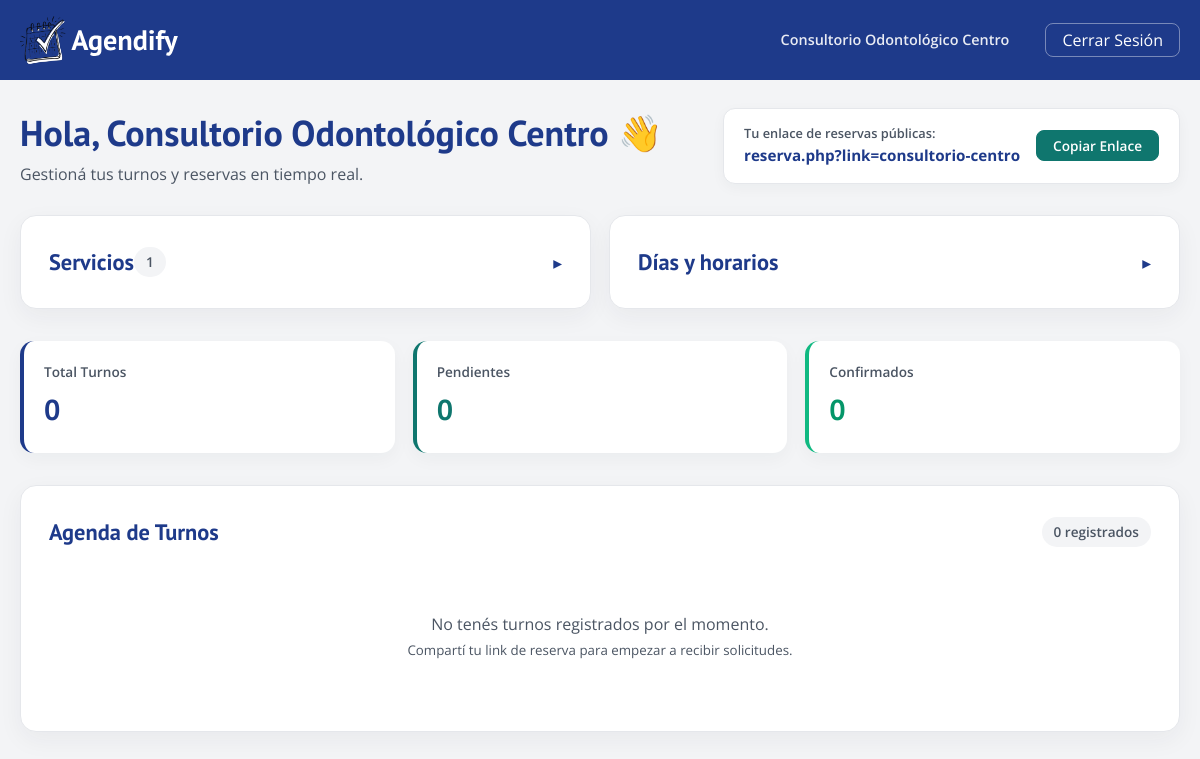
/dashboard_negocio.php (signed in), run on the app's committed database.
### tables this page shows
CREATE TABLE IF NOT EXISTS `negocios` (
  `id_negocio` int(11) NOT NULL AUTO_INCREMENT,
  `nombre_completo` varchar(150) NOT NULL,
  `dni` varchar(20) NOT NULL,
  `email` varchar(100) NOT NULL,
  `password_hash` varchar(255) NOT NULL,
  `rubro` varchar(80) NOT NULL,
  `link_unico` varchar(100) NOT NULL,
  `estado_cuenta` enum('activa','suspendida') DEFAULT 'activa',
  `fecha_registro` datetime DEFAULT CURRENT_TIMESTAMP,
  PRIMARY KEY (`id_negocio`),
  UNIQUE KEY `email` (`email`),
  UNIQUE KEY `link_unico` (`link_unico`),
  KEY `idx_link_unico` (`link_unico`),
  KEY `idx_estado_cuenta` (`estado_cuenta`)
);

### dashboard_negocio.php (the view, shortened to what this page needs)
<?php
require_once 'conexion.php';
$id_negocio = $_SESSION['id_negocio'];
$flash = $_SESSION['flash_dashboard'] ?? '';
$stmtNegocio = $pdo->prepare("SELECT * FROM negocios WHERE id_negocio = :id_negocio");
$stmtNegocio->execute(['id_negocio' => $id_negocio]);
$negocio = $stmtNegocio->fetch();
$stmtTurnos = $pdo->prepare("
    SELECT t.*, s.nombre_servicio, s.duracion_minutos
    FROM turnos t
    JOIN servicios s ON t.id_servicio = s.id_servicio
    WHERE t.id_negocio = :id_negocio
    ORDER BY t.fecha_hora_inicio ASC
");
$stmtTurnos->execute(['id_negocio' => $id_negocio]);
$turnos = $stmtTurnos->fetchAll();
$stmtServicios = $pdo->prepare("SELECT * FROM servicios WHERE id_negocio = :id_negocio ORDER BY estado DESC, nombre_servicio ASC");
$stmtServicios->execute(['id_negocio' => $id_negocio]);
$servicios = $stmtServicios->fetchAll();
$totalTurnos = count($turnos);
$pendientes = 0;
$confirmados = 0;
?>
<!DOCTYPE html>
<html lang="es">
<head>
    <link rel="stylesheet" href="assets/css/styles.css?v=1.8">
</head>
<body class="dashboard-body">
    <header class="navbar">
        <div class="container nav-container">
            <a href="index.php" class="logo-link" aria-label="Agendify">
                <img src="assets/img/LogoWhite.svg" alt="Logo" width="100" height="35">
            </a>
            <nav class="nav-links">
                <span class="user-badge"><?php echo htmlspecialchars($negocio['nombre_completo'] ?? 'Mi Negocio'); ?></span>
                <a href="logout.php" class="btn btn-outline-light btn-sm">Cerrar Sesión</a>
            </nav>
        </div>
    </header>
    <main class="container dashboard-main">
        <div class="dashboard-header">
            <div>
                <h1 class="dash-title">Hola, <?php echo htmlspecialchars($negocio['nombre_completo'] ?? ''); ?> 👋</h1>
                <p class="dash-subtitle">Gestioná tus turnos y reservas en tiempo real.</p>
            </div>
            <div class="link-share-card">
                <div class="link-info">
                    <span class="link-label">Tu enlace de reservas públicas:</span>
                    <a href="reserva.php?link=<?php echo urlencode($negocio['link_unico'] ?? ''); ?>" target="_blank" class="link-url">
                        reserva.php?link=<?php echo htmlspecialchars($negocio['link_unico'] ?? ''); ?>
                    </a>
                </div>
                <button class="btn btn-accent btn-sm" onclick="navigator.clipboard.writeText(window.location.origin + '/reserva.php?link=<?php echo urlencode($negocio['link_unico'] ?? ''); ?>'); alert('¡Link copiado!');">
                    Copiar Enlace
                </button>
            </div>
        </div>
        <?php
            $abrirServicios = $flash !== '' && stripos($flash, 'servicio') !== false;
            $abrirHorarios = $flash !== '' && stripos($flash, 'horario') !== false;
        ?>
        <div class="config-grid">
            <section class="dash-section panel-plegable">
                <details<?php echo $abrirServicios ? ' open' : ''; ?>>
                <summary class="section-header-flex">
                    <h2>Servicios</h2>
                    <span class="turnos-count"><?php echo count($servicios); ?></span>
                </summary>
                </details>
            </section>
            <section class="dash-section panel-plegable">
                <details<?php echo $abrirHorarios ? ' open' : ''; ?>>
                <summary class="section-header-flex">
                    <h2>Días y horarios</h2>
                </summary>
                </details>
            </section>
        </div>
        <div class="metrics-grid">
            <div class="metric-card">
                <span class="metric-title">Total Turnos</span>
                <span class="metric-value"><?php echo $totalTurnos; ?></span>
            </div>
            <div class="metric-card border-orange">
                <span class="metric-title">Pendientes</span>
                <span class="metric-value text-orange"><?php echo $pendientes; ?></span>
            </div>
            <div class="metric-card border-green">
                <span class="metric-title">Confirmados</span>
                <span class="metric-value text-green"><?php echo $confirmados; ?></span>
            </div>
        </div>
        <section class="dash-section">
            <div class="section-header-flex">
                <h2>Agenda de Turnos</h2>
                <span class="turnos-count"><?php echo $totalTurnos; ?> registrados</span>
            </div>
            <?php if (empty($turnos)): ?>
                <div class="empty-state-card">
                    <p>No tenés turnos registrados por el momento.</p>
                    <small>Compartí tu link de reserva para empezar a recibir solicitudes.</small>
                </div>
            <?php endif; ?>
        </section>
    </main>
</body>
</html>

### assets/css/styles.css (style rules this page uses)
:root { --color-bg: #F3F4F6; --color-primary: #1E3A8A; --color-accent: #0F766E; --color-accent-hover: #0C5F59; --color-text: #1F2937; --color-text-soft: #4B5563; --color-card: #FFFFFF; --font-title: "PT Sans", sans-serif; --font-body: "Open Sans", sans-serif; --container: 1200px; --nav-height: 80px; }
* { margin: 0; padding: 0; box-sizing: border-box; }
html { scroll-behavior: smooth; }
body { background: var(--color-bg); color: var(--color-text); font-family: var(--font-body); line-height: 1.6; }
img { max-width: 100%; height: auto; display: block; }
.container { width: min(var(--container), calc(100% - 40px)); margin: 0 auto; }
h1, h2, h3, .hero-title { font-family: var(--font-title); }
.navbar { background: var(--color-primary); position: fixed; top: 0; left: 0; right: 0; z-index: 100; }
.nav-container { min-height: var(--nav-height); display: flex; align-items: center; justify-content: space-between; gap: 24px; }
.logo-link, .footer-logo { display: flex; align-items: center; flex-shrink: 0; }
.logo-link img { height: 48px; width: auto; max-width: none; }
.nav-links { display: flex; align-items: center; gap: 36px; }
.nav-links a { color: #FFFFFF; text-decoration: none; font-size: 1rem; font-weight: 400; }
.btn { display: inline-flex; align-items: center; justify-content: center; border-radius: 8px; padding: 11px 22px; font-family: var(--font-body); font-size: 0.95rem; font-weight: 600; line-height: 1; cursor: pointer; border: 1.5px solid transparent; text-decoration: none; transition: background 0.15s ease, color 0.15s ease, border-color 0.15s ease; }
.btn-accent { background: var(--color-accent); color: #FFFFFF; border-color: var(--color-accent); }
.dashboard-body { background-color: var(--color-bg); min-height: 100vh; }
.dashboard-main { padding-top: calc(var(--nav-height) + 24px); padding-bottom: 70px; }
.dashboard-header { display: flex; flex-wrap: wrap; align-items: center; justify-content: space-between; gap: 20px; margin-bottom: 28px; }
.dash-title { font-size: clamp(1.8rem, 3vw, 2.3rem); color: var(--color-primary); font-weight: 700; }
.dash-subtitle { color: var(--color-text-soft); font-size: 1rem; }
.link-share-card { background: #FFFFFF; border: 1px solid #E5E7EB; border-radius: 12px; padding: 14px 20px; display: flex; align-items: center; gap: 16px; box-shadow: 0 4px 14px rgba(31, 41, 55, 0.04); }
.link-label { display: block; font-size: 0.8rem; color: var(--color-text-soft); font-weight: 600; }
.link-url { color: var(--color-primary); font-weight: 700; text-decoration: none; font-size: 0.95rem; }
.btn-sm { padding: 8px 16px; font-size: 0.85rem; }
.btn-outline-light { border: 1.5px solid rgba(255, 255, 255, 0.4); color: #FFFFFF; background: transparent; }
.user-badge { color: #FFFFFF; font-size: 0.9rem; font-weight: 600; opacity: 0.9; }
.metrics-grid { display: grid; grid-template-columns: repeat(auto-fit, minmax(220px, 1fr)); gap: 18px; margin-bottom: 32px; }
.metric-card { background: #FFFFFF; border-radius: 14px; padding: 20px; box-shadow: 0 6px 18px rgba(31, 41, 55, 0.04); border-left: 4px solid var(--color-primary); }
.metric-card.border-orange { border-left-color: var(--color-accent); }
.metric-card.border-green { border-left-color: #10B981; }
.metric-title { display: block; font-size: 0.85rem; color: var(--color-text-soft); font-weight: 600; margin-bottom: 4px; }
.metric-value { font-family: var(--font-title); font-size: 1.8rem; font-weight: 700; color: var(--color-primary); }
.text-orange { color: var(--color-accent); }
.text-green { color: #059669; }
.dash-section { background: #FFFFFF; border-radius: 16px; padding: 28px; box-shadow: 0 8px 24px rgba(31, 41, 55, 0.05); border: 1px solid #E5E7EB; }
.section-header-flex { display: flex; justify-content: space-between; align-items: center; margin-bottom: 22px; }
.section-header-flex h2 { color: var(--color-primary); font-size: 1.4rem; }
.panel-plegable > details > summary { list-style: none; cursor: pointer; justify-content: flex-start; margin-bottom: 0; }
.panel-plegable > details > summary::after { content: "▸"; color: var(--color-primary); font-size: 1.1rem; margin-left: auto; }
.turnos-count { background: #F3F4F6; color: var(--color-text-soft); padding: 4px 12px; border-radius: 999px; font-size: 0.85rem; font-weight: 600; }
.empty-state-card { text-align: center; padding: 40px 20px; color: var(--color-text-soft); }
.config-grid { display: grid; grid-template-columns: 1fr 1fr; align-items: start; gap: 18px; margin-bottom: 32px; }

### data on the page
negocios: nombre_completo "Consultorio Odontológico Centro", link_unico "consultorio-centro"

### other printed values
count($servicios) "1"
$totalTurnos "0"
$pendientes "0"
$confirmados "0"
